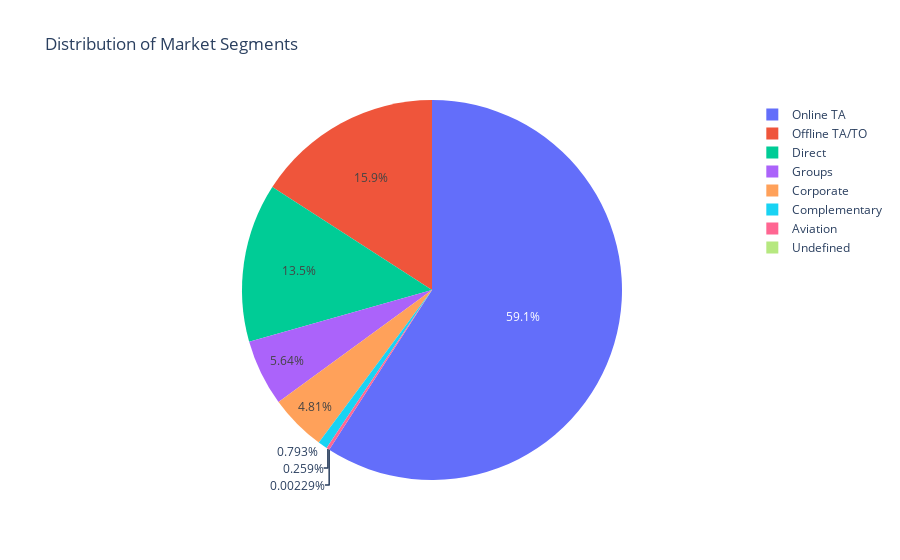

The notebook cell saved with this chart:
### Code cell
# pie plot

market_counts = hotel2['market_segment'].value_counts()

# Create pie chart
fig = px.pie(hotel2['market_segment'].value_counts().index,
             values=market_counts.values,
             names=market_counts.index,
             title="Distribution of Market Segments")
fig.show()

### Figure 1 — Plotly figure (JSON) as saved in the notebook; plotly's stock layout.template omitted (floating-point values rounded to 4 significant figures)
{"data": [{"domain": {"x": [0, 1], "y": [0, 1]}, "hovertemplate": "market_segment=%{label}<br>value=%{value}<extra></extra>", "labels": ["Online TA", "Offline TA/TO", "Direct", "Groups", "Corporate", "Complementary", "Aviation", "Undefined"], "legendgroup": "", "name": "", "showlegend": true, "type": "pie", "values": [51553, 13855, 11780, 4922, 4200, 692, 226, 2]}], "layout": {"legend": {"tracegroupgap": 0}, "title": {"text": "Distribution of Market Segments"}}}
